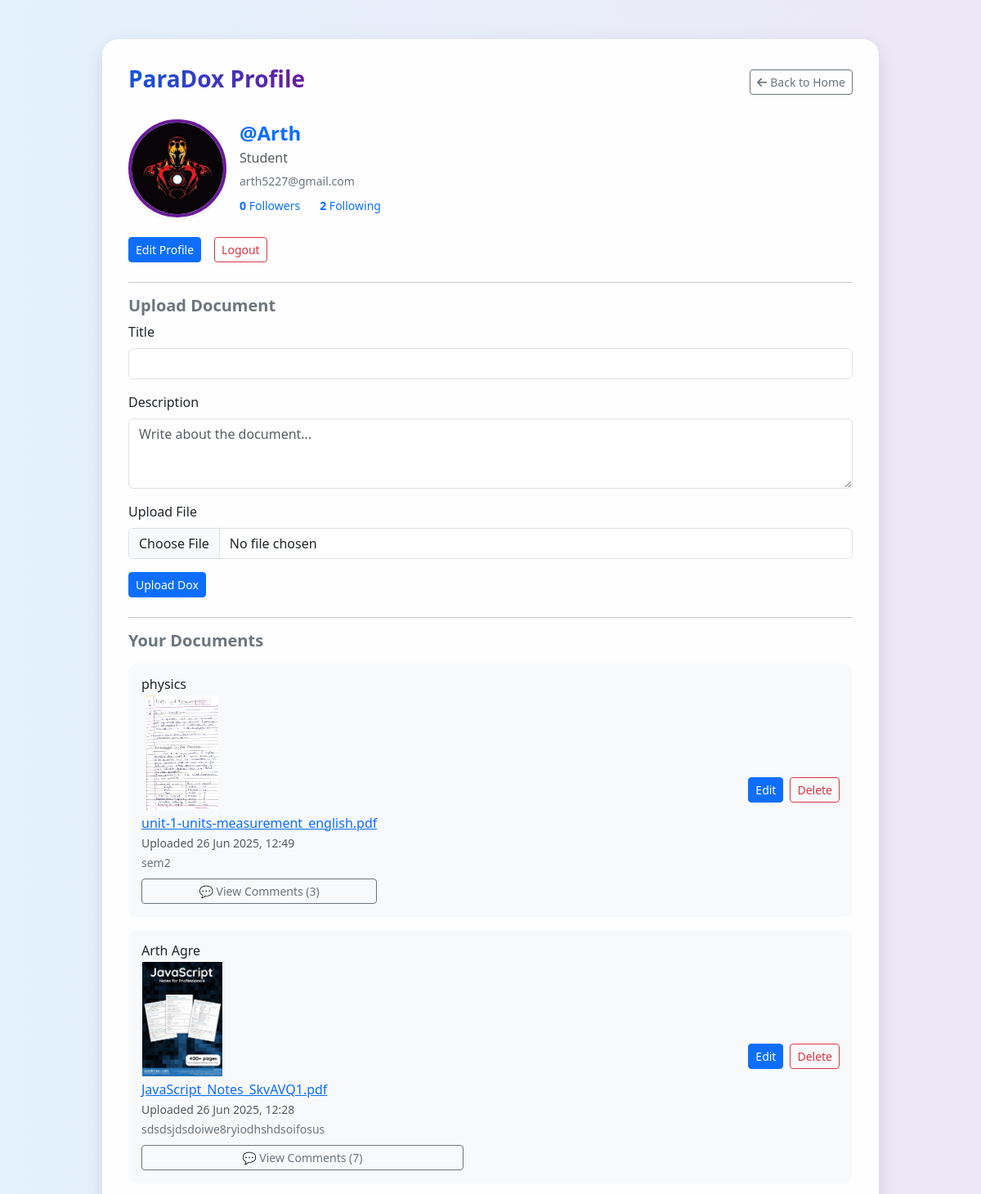
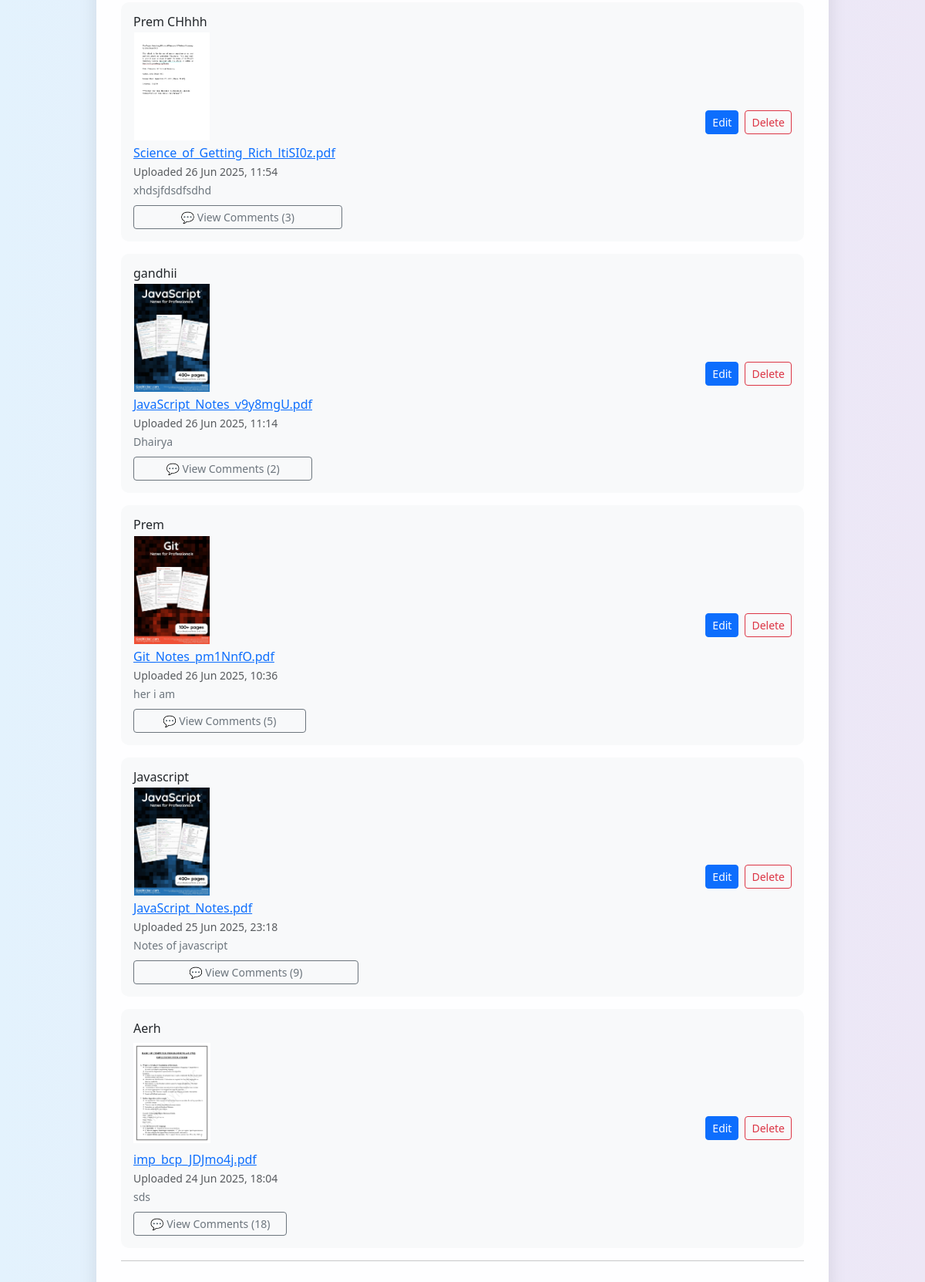
Screenshot of /profile/ (signed in) with the database file from the repository (2 pictures, top to bottom).
### apps/dashboard/models.py (models this page shows)
class User(models.Model):
    email = models.EmailField(unique=True)
    name = models.CharField(max_length=100, default="User", null=True, blank=True)
    mobile = models.CharField(max_length=14, unique=True)
    password = models.CharField(max_length=255)
    otp = models.IntegerField(null=True, blank=True)
    is_active = models.BooleanField(default=False)
    followers = models.ManyToManyField('self', symmetrical=False, related_name='following', blank=True)
    bio = models.TextField(blank=True, null=True)
    profile_image = models.ImageField(upload_to='profile_images/',blank=True, null=True)

class Document(models.Model):
    user = models.ForeignKey(User, on_delete=models.CASCADE)
    file = models.FileField(upload_to='documents/')
    title = models.CharField(max_length=100)
    description = models.TextField(blank=True)
    file = models.FileField(upload_to='documents/')
    thumbnail = models.ImageField(upload_to='thumbnails/', blank=True, null=True)
    uploaded_at = models.DateTimeField(auto_now_add=True)

### apps/dashboard/views.py (the view, shortened to what this page needs)
# urls.py: path('profile/', views.profile, name='profile'),
@login_required
def profile(request):
    user = User.objects.get(id=request.session['user_id'])
    uploaded_docs = Document.objects.filter(user=user).order_by('-uploaded_at')
    return render(request, 'dashboard/profile.html', {
        'user': user,
        'uploaded_docs': uploaded_docs,
        'followers_count': user.followers.count(),
        'following_count': user.following.count(),
        'followers': user.followers.all(),
        'following': user.following.all()
    })

### apps/dashboard/context_processors.py (called while the page is built)
def current_user(request):
    user_id = request.session.get('user_id')
    if user_id:
        try:
            user = User.objects.get(id=user_id)
            return {'user': user}
        except User.DoesNotExist:
            return {}
    return {}

### apps/dashboard/views.py (called while the page is built)
def login_required(view_func):
    @wraps(view_func)
    def wrapper(request, *args, **kwargs):
        if 'user_id' not in request.session:
            return redirect('sign_in')
        return view_func(request, *args, **kwargs)
    return wrapper

### apps/dashboard/templates/dashboard/profile.html (shortened to what this page needs)
{% load static %}
<!DOCTYPE html>
<html lang="en">
<head>
  <link href="https://cdn.jsdelivr.net/npm/bootstrap@5.3.3/dist/css/bootstrap.min.css" rel="stylesheet">
</head>
<body>
  <div class="container py-5">
    <div class="row justify-content-center">
      <div class="col-lg-10 glass">
        <div class="d-flex justify-content-between align-items-center mb-4">
          <h3 class="text-gradient fw-bold">ParaDox Profile</h3>
          <a href="{% url 'index' %}" class="btn btn-sm btn-outline-secondary">
            <i class="fas fa-arrow-left me-1"></i>Back to Home
          </a>
        </div>
        <div class="d-flex align-items-center mb-4">
          {% if user.profile_image and 'default-profile-icon.jpg' not in user.profile_image.url %}
          <img src="{{ user.profile_image.url }}" class="profile-img-lg shadow-sm" alt="Profile">
          {% else %}
          <img src="{% static 'dashboard/images/default-profile-icon.jpg' %}" class="profile-img-lg shadow-sm" alt="Default">
          {% endif %}
          <div>
            <h4 class="fw-bold text-primary mb-1">@{{ user.name }}</h4>
            <p class="text-muted mb-1">{{ user.bio|default:"No bio yet." }}</p>
            <small class="text-secondary">{{ user.email }}</small>
            <div class="d-flex gap-4 mt-2 small">
              <a href="#" data-bs-toggle="modal" data-bs-target="#followersModal" class="text-decoration-none">
                <strong>{{ followers_count }}</strong> Followers
              </a>
              <a href="#" data-bs-toggle="modal" data-bs-target="#followingModal" class="text-decoration-none">
                <strong>{{ following_count }}</strong> Following
              </a>
            </div>
          </div>
        </div>
        <div class="mb-4 d-flex gap-3">
          <a href="{% url 'edit_profile' %}" class="btn btn-primary btn-sm">Edit Profile</a>
          <form method="post" action="{% url 'logout' %}">
            <button class="btn btn-outline-danger btn-sm" type="submit">Logout</button>
          </form>
        </div>
        <hr>
        <div class="mb-4">
          <h5 class="fw-semibold text-secondary">Upload Document</h5>
          <form method="post" enctype="multipart/form-data">
            <div class="mb-3">
              <label for="title" class="form-label">Title</label>
              <input type="text" class="form-control" name="title" id="title" required>
            </div>
            <div class="mb-3">
              <label for="description" class="form-label">Description</label>
              <textarea name="description" class="form-control" rows="3" placeholder="Write about the document..."></textarea>
            </div>
            <div class="mb-3">
              <label for="formFile" class="form-label">Upload File</label>
              <input type="file" name="document" class="form-control" id="formFile" required>
            </div>
            <button type="submit" class="btn btn-primary btn-sm">Upload Dox</button>
          </form>
        </div>
        <hr>
        <h5 class="fw-semibold text-secondary mb-3">Your Documents</h5>
        {% if uploaded_docs %}
        {% for doc in uploaded_docs %}
        <div class="rounded-section mb-3 d-flex justify-content-between align-items-center">
          <div>
            <h6 class="mb-1">{{ doc.title }}</h6>
            {% if doc.thumbnail %}
            <img src="{{ doc.thumbnail.url }}" alt="Preview" class="doc-preview mb-1">
            {% else %}
            <img src="{% static 'dashboard/images/default-thumbnail.png' %}" alt="Preview" class="doc-preview mb-1">
            {% endif %}
            <br>
            <a href="{{ doc.file.url }}" target="_blank">{{ doc.file.name|slice:"10:" }}</a><br>
            <small class="text-muted">Uploaded {{ doc.uploaded_at|date:"d M Y, H:i" }}</small><br>
            <small class="text-secondary">{{ doc.description }}</small>
            <button class="btn btn-sm btn-outline-secondary mt-2 w-100 comment-btn"
              data-title="{{ doc.title|escapejs }}"
              data-comments='[{% for c in doc.comments.all %}
                {
                  "user": "{{ c.user.name|escapejs }}",
                  "user_id": "{{ c.user.id }}",
                  "text": "{{ c.text|escapejs }}",
                  "created_at": "{{ c.created_at|date:'M d, H:i' }}"
                }{% if not forloop.last %},{% endif %}
              {% endfor %}]'>
              💬 View Comments ({{ doc.comments.count }})
            </button>
          </div>
          <div class="d-flex gap-2">
            <a href="{% url 'update_document' doc.id %}" class="btn btn-sm btn-primary">Edit</a>
            <form method="post" action="{% url 'delete_document' doc.id %}">
              <button class="btn btn-sm btn-outline-danger" type="submit">Delete</button>
            </form>
          </div>
        </div>
        {% endfor %}
        {% else %}
        <p class="text-muted">You haven’t uploaded any documents yet.</p>
        {% endif %}
        <hr>
      </div>
    </div>
  </div>
</body>
</html>

### apps/dashboard/templates/dashboard/profile.html (style rules this page uses)
body { background: linear-gradient(to right, #e3f2fd, #ede7f6); font-family: 'Segoe UI', sans-serif; }
.glass { background: rgba(255, 255, 255, 0.95); border-radius: 20px; box-shadow: 0 8px 24px rgba(0, 0, 0, 0.1); padding: 2rem; }
.profile-img-lg { width: 120px; height: 120px; border-radius: 50%; object-fit: cover; border: 4px solid #6a1b9a; margin-right: 1rem; }
.text-gradient { background: linear-gradient(to right, #1354df, #6a1b9a); -webkit-background-clip: text; -webkit-text-fill-color: transparent; }
.doc-preview { width: 100px; height: 140px; object-fit: contain; }
.rounded-section { background: #f8f9fa; border-radius: 10px; padding: 1rem; }

### rows the page displays
User: profile_image (picture), name "Arth", bio "Student", email "arth5227@gmail.com"
Document: title "physics", thumbnail (picture), file.name "unit-1-units-measurement_english.pdf", uploaded_at "26 Jun 2025, 12:49", description "sem2", comments.count "3"
Document: title "Arth Agre", thumbnail (picture), file.name "JavaScript_Notes_SkvAVQ1.pdf", uploaded_at "26 Jun 2025, 12:28", description "sdsdsjdsdoiwe8ryiodhshdsoifosus", comments.count "7"
Document: title "Prem CHhhh", thumbnail (picture), file.name "Science_of_Getting_Rich_ltiSI0z.pdf", uploaded_at "26 Jun 2025, 11:54", description "xhdsjfdsdfsdhd", comments.count "3"
Document: title "gandhii", thumbnail (picture), file.name "JavaScript_Notes_v9y8mgU.pdf", uploaded_at "26 Jun 2025, 11:14", description "Dhairya", comments.count "2"
Document: title "Prem", thumbnail (picture), file.name "Git_Notes_pm1NnfO.pdf", uploaded_at "26 Jun 2025, 10:36", description "her i am", comments.count "5"
Document: title "Javascript", thumbnail (picture), file.name "JavaScript_Notes.pdf", uploaded_at "25 Jun 2025, 23:18", description "Notes of javascript", comments.count "9"
Document: title "Aerh", thumbnail (picture), file.name "imp_bcp_JDJmo4j.pdf", uploaded_at "24 Jun 2025, 18:04", description "sds", comments.count "18"

### other values shown
{{ followers_count }} "0"
{{ following_count }} "2"
